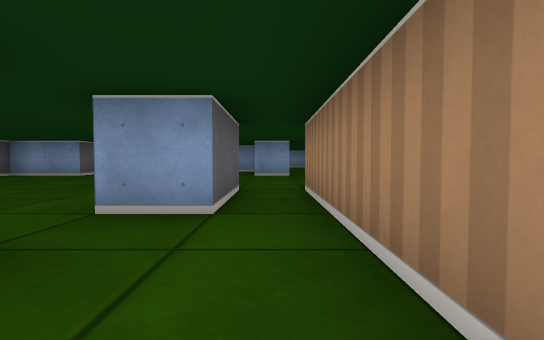
View 1 (above)

18 first-person views from a walk through a cub3D ray-caster map. The camera is about half as high as the walls, tilts 2° down and sees 85° across. The floor is counted in squares. Each view is taken from the middle of a square. On the plan, view 1 faces up. The plan holds only what a view shows up to about 9 squares ahead; the rest is blank.

View 2
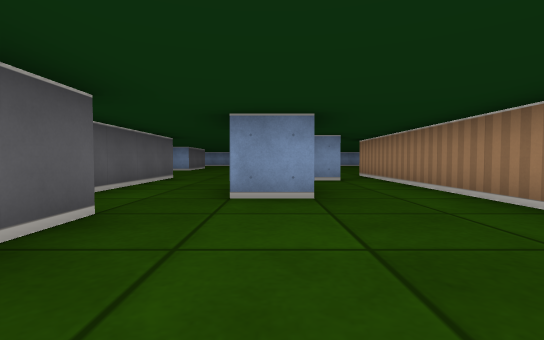

View 3
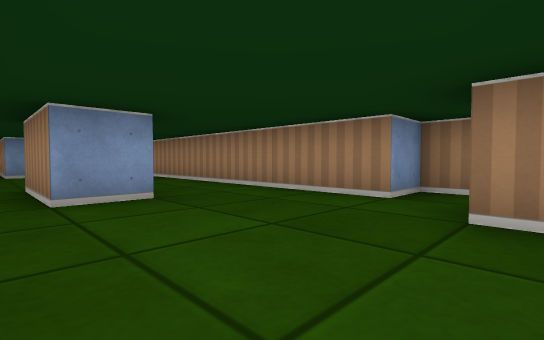

View 4
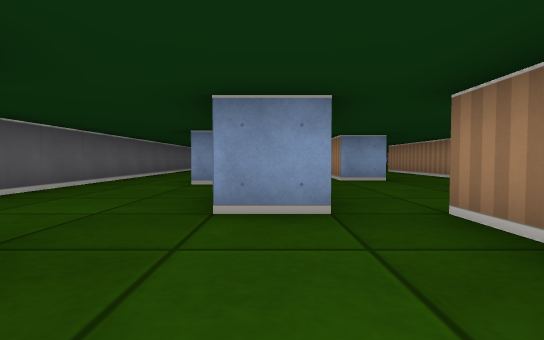

View 5
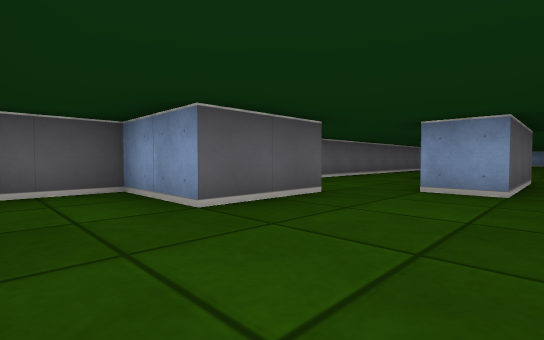

View 6
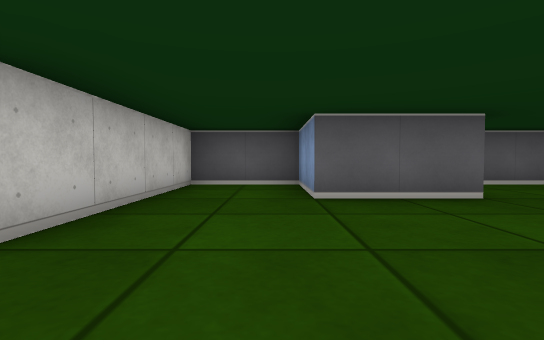

View 7
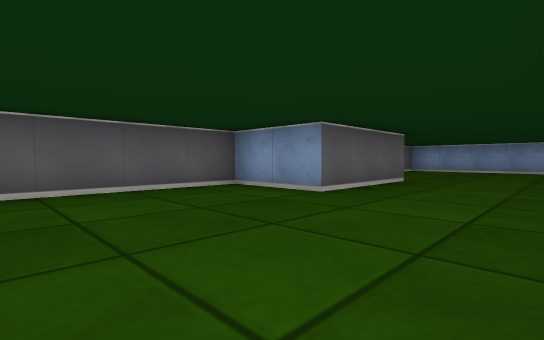

View 8
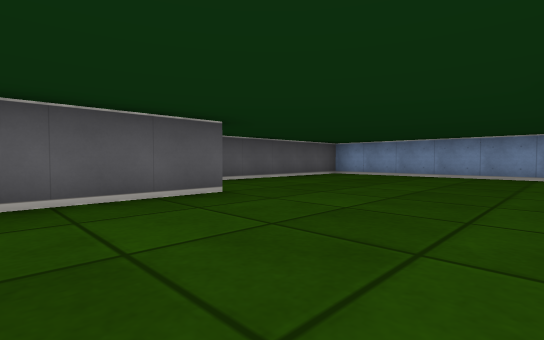

View 9
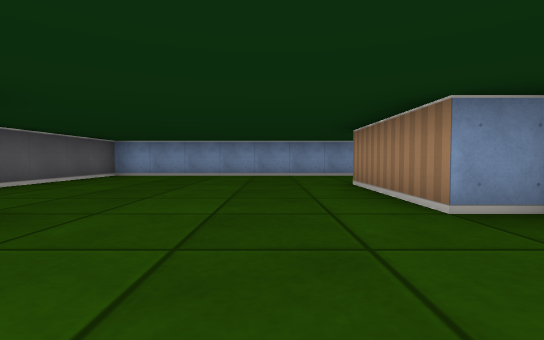

View 10
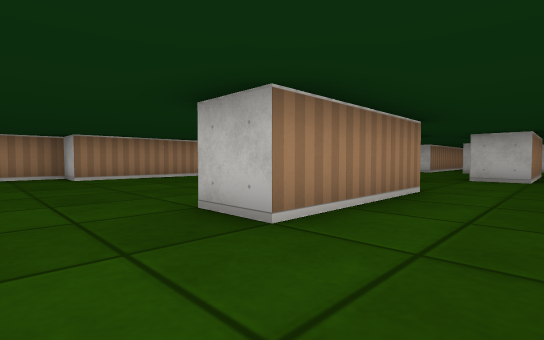

View 11
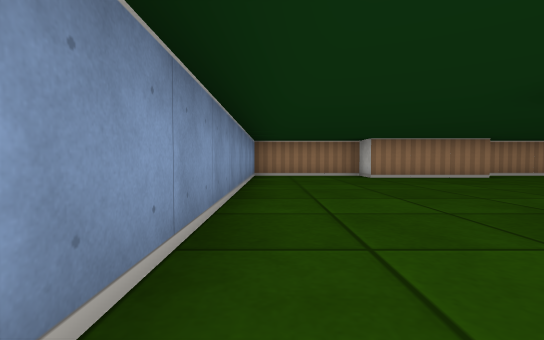

View 12
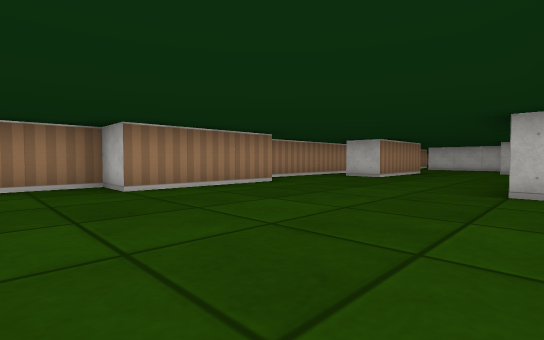

View 13
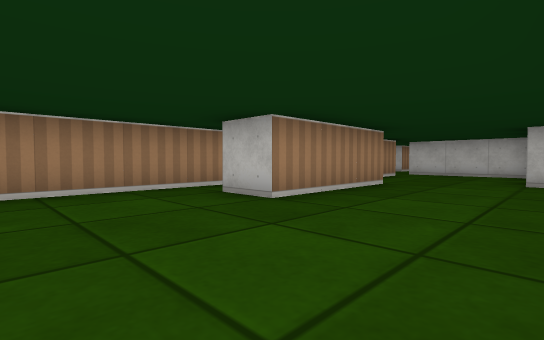

View 14
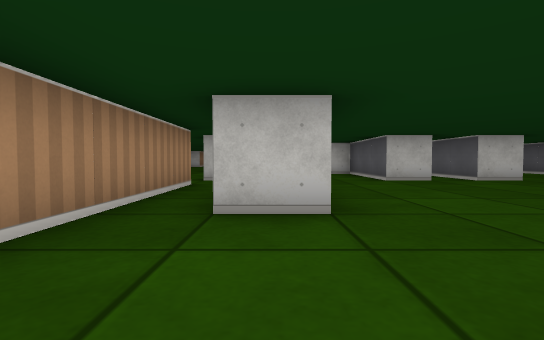

View 15
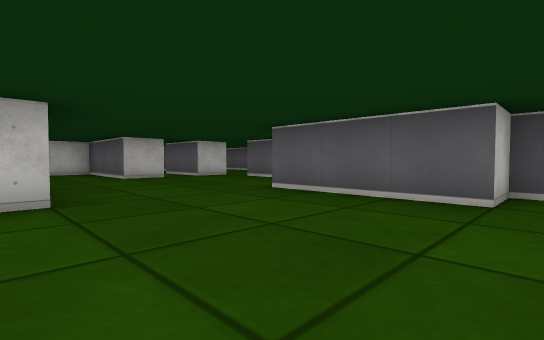

View 16
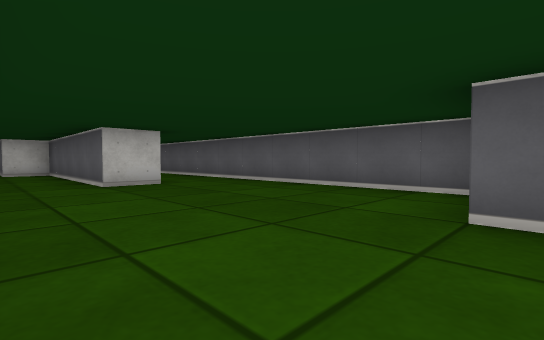

View 17
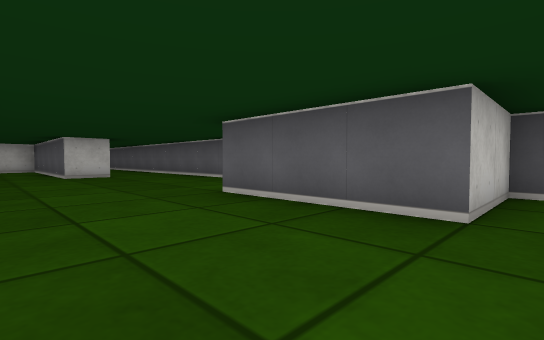

View 18
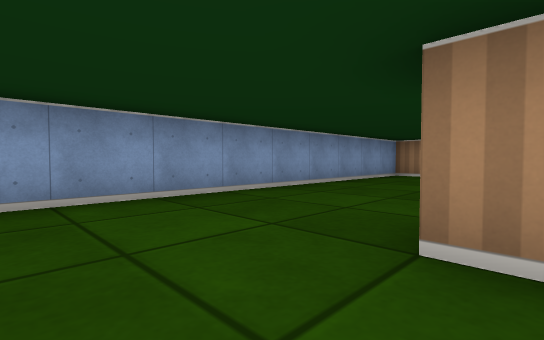

### Floor plan
Points are (right, up) in squares from view 1. A wall is a line through its corners. A room is listed if a view was taken in it or the views show most of it. See-through windows are left out.
Room 1 (views 1, 2, 3)
walls: (-1.4, -0.5) (-2.5, -0.5) (-2.5, 1.5); (-0.5, -4) (-0.5, -3.5); (-4.5, 1.5) (-4.5, -1.5) (-3.5, -1.5) (-3.5, -4.5); (1.5, -3.1) (1.5, -2.5) (0.5, -2.5) (0.5, 1.5)
ways out: opening at (-3.5, 0.5) to room 2; opening at (-3, -4) to room 2; opening at (-0.5, 0.5) to room 2
Room 2 (views 4, 5, 6, 7, 8, 9, 10, 11, 12, 13, 14, 15, 16, 17, 18)
walls: (-1.5, 6.5) (-1.5, 5.5); (-2.5, 5.5) (-2.5, 8.5) (-1.5, 8.5); (-1.6, 4.5) (-0.5, 4.5) (-0.5, 2.5) (-1.5, 2.5); (-0.6, 11.5) (0.5, 11.5) (0.5, 8.5) (-0.5, 8.5); (-0.6, 11.5) (-1.5, 11.5) (-1.5, 14.5) (-0.5, 14.5); (3.5, 5.4) (3.5, 8.5) (4.5, 8.5); (0.5, 1.5) (0.5, 4.5) (1.5, 4.5) (1.5, 1.8); (-5.6, 3.5) (-4.5, 3.5) (-4.5, 1.5); (1.6, 1.5) (4.2, 1.5); (5.5, 5.5) (5.5, 10.9); (4.5, 2.5) (4.5, 3.4); (4.5, 11.5) (4.5, 14.5) (5.5, 14.5) (5.5, 17.5) (-7.5, 17.5) (-7.5, 11.5) (-5.5, 11.5) (-5.5, 8.5) (-7.5, 8.5) (-7.5, -4.1); (-5, -1.5) (-5.5, -1.5); (-3.5, -4.5) (-4.5, -4.5); (-2.5, -5.4) (-2.5, -4.5); (-5.5, -5.4) (-5.5, -7.5) (-7.5, -7.5) (-7.5, -9.5) (-3.6, -9.5)
ways out: opening at (-3.5, 0.5) to room 1; opening at (-3, -4) to room 1; opening at (-0.5, 0.5) to room 1; opening at (5.5, 3.5)

Where each view was taken, in squares from view 1:
view 1: 0 up, 0 right, facing up
view 2: 4 down, 2 left, facing up
view 3: 4 down, 3 left, facing up-right
view 4: 7 down, 4 left, facing up
view 5: 9 down, 3 left, facing up-left
view 6: 8 down, 2 left, facing left
view 7: 5 up, 3 left, facing up-left
view 8: 9 up, 2 left, facing up-left
view 9: 9 up, 3 left, facing up
view 10: 16 up, 3 left, facing down-right
view 11: 17 up, 3 left, facing right
view 12: 16 up, 0 right, facing down-right
view 13: 11 up, 1 right, facing down-right
view 14: 11 up, 4 right, facing down
view 15: 12 up, 4 right, facing down-left
view 16: 9 up, 3 left, facing down-left
view 17: 12 up, 3 left, facing down-left
view 18: 14 up, 3 left, facing up-right
